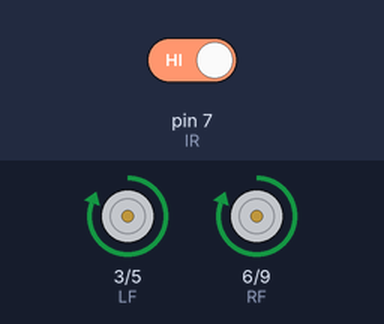
This sketch was run on a simulated Arduino Uno, built with avr-gcc and run on an emulated ATmega328P. Parts: motor-driver pin pairs drawn as motors (green arrow = first pin HIGH = forward, orange = second pin HIGH = backward, longer = more drive). The test bench sets the inputs (shaded band); at power-on: pin 7 (IR) HIGH.

Above: at 1.2 s.
1.3 s: pin 7 (IR) driven LOW
At 2.1 s:
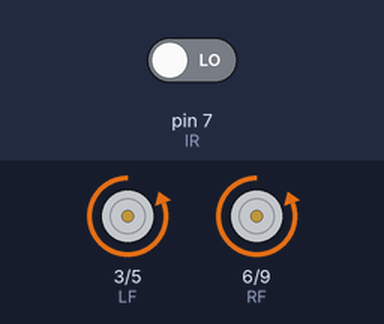
4.3 s: pin 7 (IR) driven HIGH
At 4.92 s:
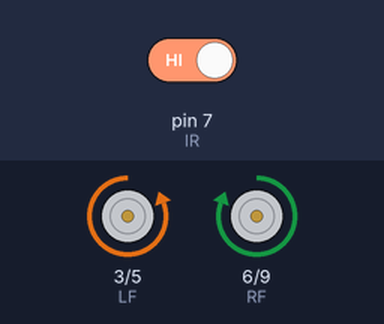
Timing chart, 0 to 7.3 s (numbered marks = the images above; inputs shaded):
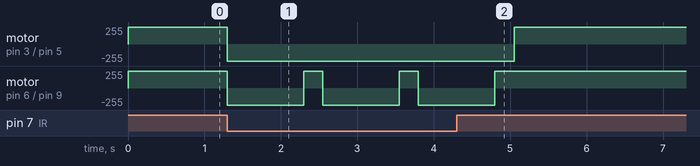

The sketch:

IR_Sensor_2.ino
```cpp
/*
 * IR Sensor
 * Version: 2.1
 * Written by: Lloyd Refuerzo
 *
 */

// ----------------
// MAKE SURE TO SET
// THE RIGHT COURSE
// FOR YOUR ROBOT!!
// ----------------

// Type "AB" (right)
// or "BA" (left)
int course = "BA";

// Declare variables for motors
const int LF = 3;  // Left Forward
const int LB = 5;  // Left Backward
const int RF = 6;  // Right Forward
const int RB = 9;  // Right Backward

// Set IR sensor to pin 7
const int IR = 7;

// Initialize the sensor reading
int IR_detected = 0;

// Motorspeed for calibration
int Lspeed = 255;
int Rspeed = 255;

// Delay for turning
int rotateDelay = 250;

void setup() {
  // Set motors to output mode
  pinMode(LF, OUTPUT);
  pinMode(LB, OUTPUT);
  pinMode(RF, OUTPUT);
  pinMode(RB, OUTPUT);

  // Set IR sensor to input mode
  pinMode(IR, INPUT);
}

void loop() {
  /*
   * If the IR sensor detected
   * an obstacle, the robot will
   * go left / right
   * (depending on your course),
   * else if the sensor detects
   * nothing, the robot will
   * go straight ahead (forward).
   */

  // Read the value
  // from the IR sensor

  IR_detected = digitalRead(IR);

  if (IR_detected == LOW) {
    /*if (course != "AB" || course != "BA" || !course) {
      // Return an error
      return;
    }*/
    if (course == "AB") {
       // Backward
       analogWrite(LF, LOW);
       analogWrite(LB, Lspeed);
       analogWrite(RF, LOW);
       analogWrite(RB, Rspeed);
       delay(1000);
       // Turn right
       analogWrite(LF, Lspeed);
       analogWrite(LB, LOW);
       analogWrite(RF, LOW);
       analogWrite(RB, Rspeed);
       delay(rotateDelay);
    }
    if (course == "BA") {
      // Turn left
      analogWrite(LF, LOW);
      analogWrite(LB, Lspeed);
      analogWrite(RF, LOW);
      analogWrite(RB, Rspeed);
      delay(1000);
      analogWrite(LF, LOW);
      analogWrite(LB, Lspeed);
      analogWrite(RF, Rspeed);
      analogWrite(RB, LOW);
      delay(rotateDelay);
    }
  }
  else {
    // Go straight forward
    analogWrite(LF, Lspeed);
    analogWrite(LB, LOW);
    analogWrite(RF, Rspeed);
    analogWrite(RB, LOW);
  }

}
```

Measured:
- after the input at 1.3 s, motor on pin 3 (LF) / pin 5 (LB): forward 255/255 → backward 255/255 at once; motor on pin 6 (RF) / pin 9 (RB): alternates forward 255/255 for 0.25 s and backward 255/255 for 1.0 s, starting at once
- after the input at 4.3 s, motor on pin 3 (LF) / pin 5 (LB): backward 255/255 → forward 255/255 after 0.75 s; motor on pin 6 (RF) / pin 9 (RB): goes on until 4.8 s, then stays forward 255/255
